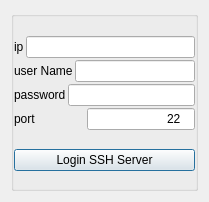
<?xml version="1.0" encoding="UTF-8"?>
<ui version="4.0">
 <class>Dialog</class>
 <widget class="QDialog" name="Dialog">
  <property name="geometry">
   <rect>
    <x>0</x>
    <y>0</y>
    <width>209</width>
    <height>202</height>
   </rect>
  </property>
  <property name="windowTitle">
   <string>Dialog</string>
  </property>
  <layout class="QVBoxLayout" name="verticalLayout">
   <item>
    <widget class="QGroupBox" name="groupBox">
     <property name="title">
      <string/>
     </property>
     <layout class="QVBoxLayout" name="verticalLayout_2">
      <property name="spacing">
       <number>0</number>
      </property>
      <property name="leftMargin">
       <number>0</number>
      </property>
      <property name="topMargin">
       <number>0</number>
      </property>
      <property name="rightMargin">
       <number>0</number>
      </property>
      <property name="bottomMargin">
       <number>0</number>
      </property>
      <item>
       <layout class="QVBoxLayout" name="verticalLayout_3">
        <property name="spacing">
         <number>2</number>
        </property>
        <property name="leftMargin">
         <number>0</number>
        </property>
        <property name="topMargin">
         <number>4</number>
        </property>
        <property name="rightMargin">
         <number>0</number>
        </property>
        <property name="bottomMargin">
         <number>4</number>
        </property>
        <item>
         <layout class="QHBoxLayout" name="horizontalLayout_2">
          <item>
           <widget class="QLabel" name="label">
            <property name="text">
             <string>ip</string>
            </property>
           </widget>
          </item>
          <item>
           <widget class="QLineEdit" name="lineEdit_ip">
            <property name="alignment">
             <set>Qt::AlignRight|Qt::AlignTrailing|Qt::AlignVCenter</set>
            </property>
           </widget>
          </item>
         </layout>
        </item>
        <item>
         <layout class="QHBoxLayout" name="horizontalLayout_3">
          <item>
           <widget class="QLabel" name="label_2">
            <property name="text">
             <string>user Name</string>
            </property>
           </widget>
          </item>
          <item>
           <widget class="QLineEdit" name="lineEdit_username">
            <property name="alignment">
             <set>Qt::AlignRight|Qt::AlignTrailing|Qt::AlignVCenter</set>
            </property>
           </widget>
          </item>
         </layout>
        </item>
        <item>
         <layout class="QHBoxLayout" name="horizontalLayout_4">
          <item>
           <widget class="QLabel" name="label_3">
            <property name="text">
             <string>password</string>
            </property>
           </widget>
          </item>
          <item>
           <widget class="QLineEdit" name="lineEdit_password">
            <property name="echoMode">
             <enum>QLineEdit::Password</enum>
            </property>
            <property name="alignment">
             <set>Qt::AlignRight|Qt::AlignTrailing|Qt::AlignVCenter</set>
            </property>
           </widget>
          </item>
         </layout>
        </item>
        <item>
         <layout class="QHBoxLayout" name="horizontalLayout_5">
          <item>
           <widget class="QLabel" name="label_4">
            <property name="text">
             <string>port</string>
            </property>
           </widget>
          </item>
          <item>
           <spacer name="horizontalSpacer">
            <property name="orientation">
             <enum>Qt::Horizontal</enum>
            </property>
            <property name="sizeHint" stdset="0">
             <size>
              <width>40</width>
              <height>20</height>
             </size>
            </property>
           </spacer>
          </item>
          <item>
           <widget class="QLineEdit" name="lineEdit_port">
            <property name="sizePolicy">
             <sizepolicy hsizetype="Preferred" vsizetype="Fixed">
              <horstretch>0</horstretch>
              <verstretch>0</verstretch>
             </sizepolicy>
            </property>
            <property name="layoutDirection">
             <enum>Qt::LeftToRight</enum>
            </property>
            <property name="inputMask">
             <string>99999</string>
            </property>
            <property name="text">
             <string>22</string>
            </property>
            <property name="alignment">
             <set>Qt::AlignRight|Qt::AlignTrailing|Qt::AlignVCenter</set>
            </property>
           </widget>
          </item>
         </layout>
        </item>
       </layout>
      </item>
      <item>
       <widget class="QPushButton" name="pushButton_add">
        <property name="text">
         <string>Login SSH Server</string>
        </property>
        <property name="icon">
         <iconset resource="../resources.qrc">
          <normaloff>:/icons/icons/user-plus.svg</normaloff>:/icons/icons/user-plus.svg</iconset>
        </property>
        <property name="iconSize">
         <size>
          <width>24</width>
          <height>24</height>
         </size>
        </property>
       </widget>
      </item>
     </layout>
    </widget>
   </item>
  </layout>
 </widget>
 <resources>
  <include location="../resources.qrc"/>
 </resources>
 <connections/>
</ui>
